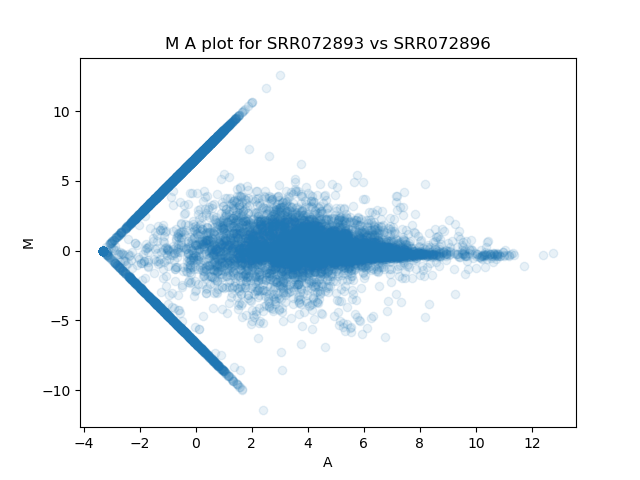

Python code for this plot:
#!/usr/bin/env python3

"""
usage: ./ma_plot.py <ctab file1> <ctab file2>

create an MA plot for two samples
"""

import sys
import os
import numpy as np
import pandas as pd
import matplotlib.pyplot as plt
import math 

name1 = sys.argv[1].split(os.sep)[-2]
fpkm1 = pd.read_csv(sys.argv[1],sep="\t", index_col="t_name").loc[:,"FPKM"]

name2 = sys.argv[2].split(os.sep)[-2]
fpkm2 = pd.read_csv(sys.argv[2],sep="\t", index_col="t_name").loc[:,"FPKM"]

m = np.log2((fpkm1 +0.1)/(fpkm2 +0.1))
a = 1/2 * (np.log2((fpkm1 +0.1) * (fpkm2 +0.1)))

df = pd.read_csv(sys.argv[1], sep="\t", index_col="t_name")



fig, ax = plt.subplots()

ax.scatter(a,m,alpha=0.1)
ax.set_title("M A plot for "+name1+" vs "+name2)
ax.set_xlabel("A")
ax.set_ylabel("M")
# ax.set_yscale('log')
# ax.set_xscale('log')
#ax.set_ylim([-1,10])
#ax.set_xlim([-1,10])
fig.savefig("ma_plot.png")
plt.close(fig)
